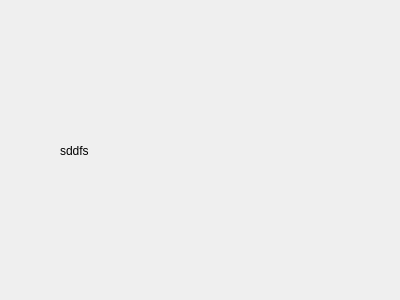
<?xml version="1.0" encoding="UTF-8"?>
<ui version="4.0">
 <class>udpClient</class>
 <widget class="QWidget" name="udpClient">
  <property name="geometry">
   <rect>
    <x>0</x>
    <y>0</y>
    <width>400</width>
    <height>300</height>
   </rect>
  </property>
  <property name="windowTitle">
   <string>udpClient</string>
  </property>
  <widget class="QLabel" name="label_get">
   <property name="geometry">
    <rect>
     <x>60</x>
     <y>90</y>
     <width>271</width>
     <height>121</height>
    </rect>
   </property>
   <property name="text">
    <string>sddfs</string>
   </property>
  </widget>
 </widget>
 <layoutdefault spacing="6" margin="11"/>
 <resources/>
 <connections/>
</ui>
